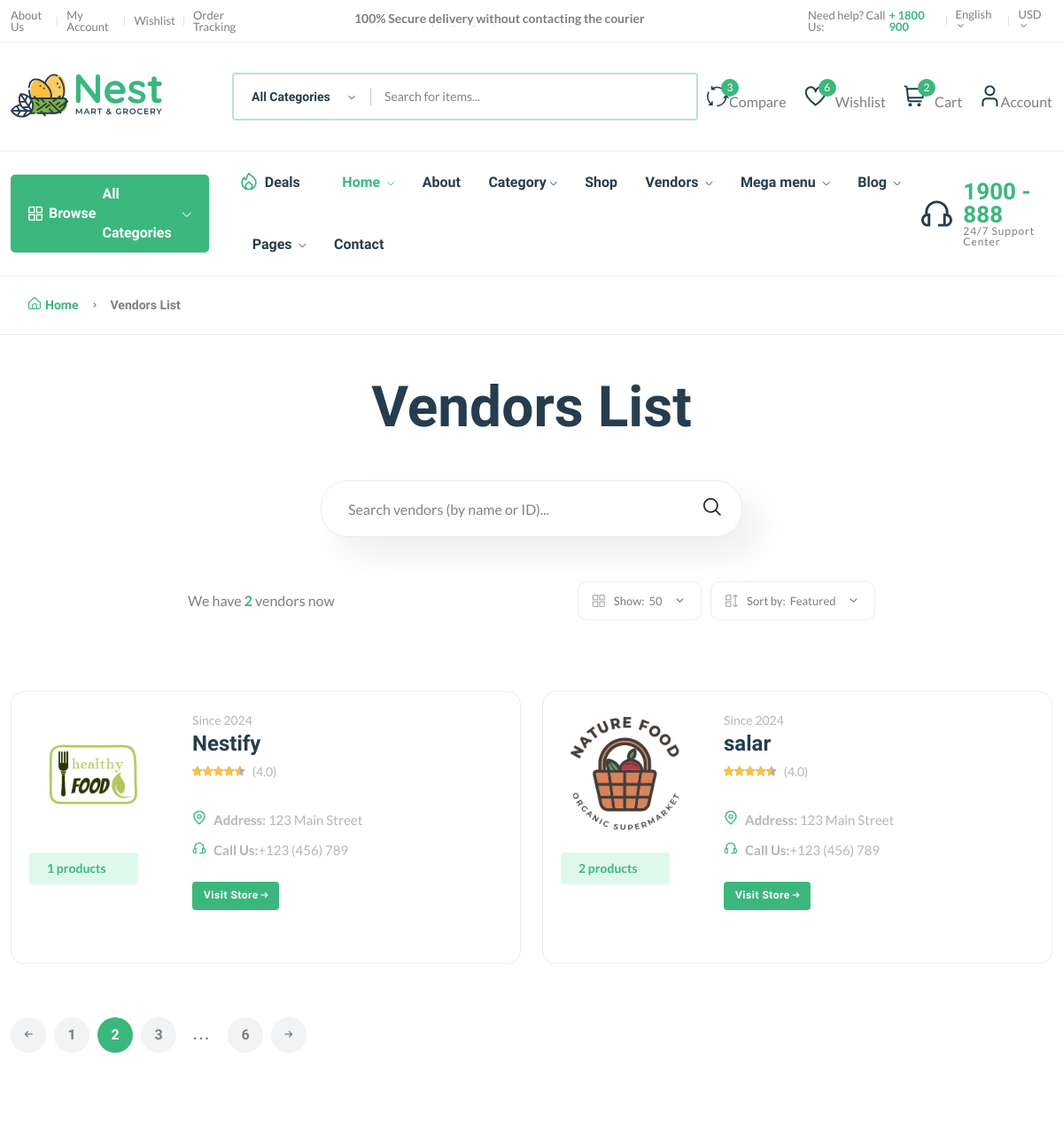
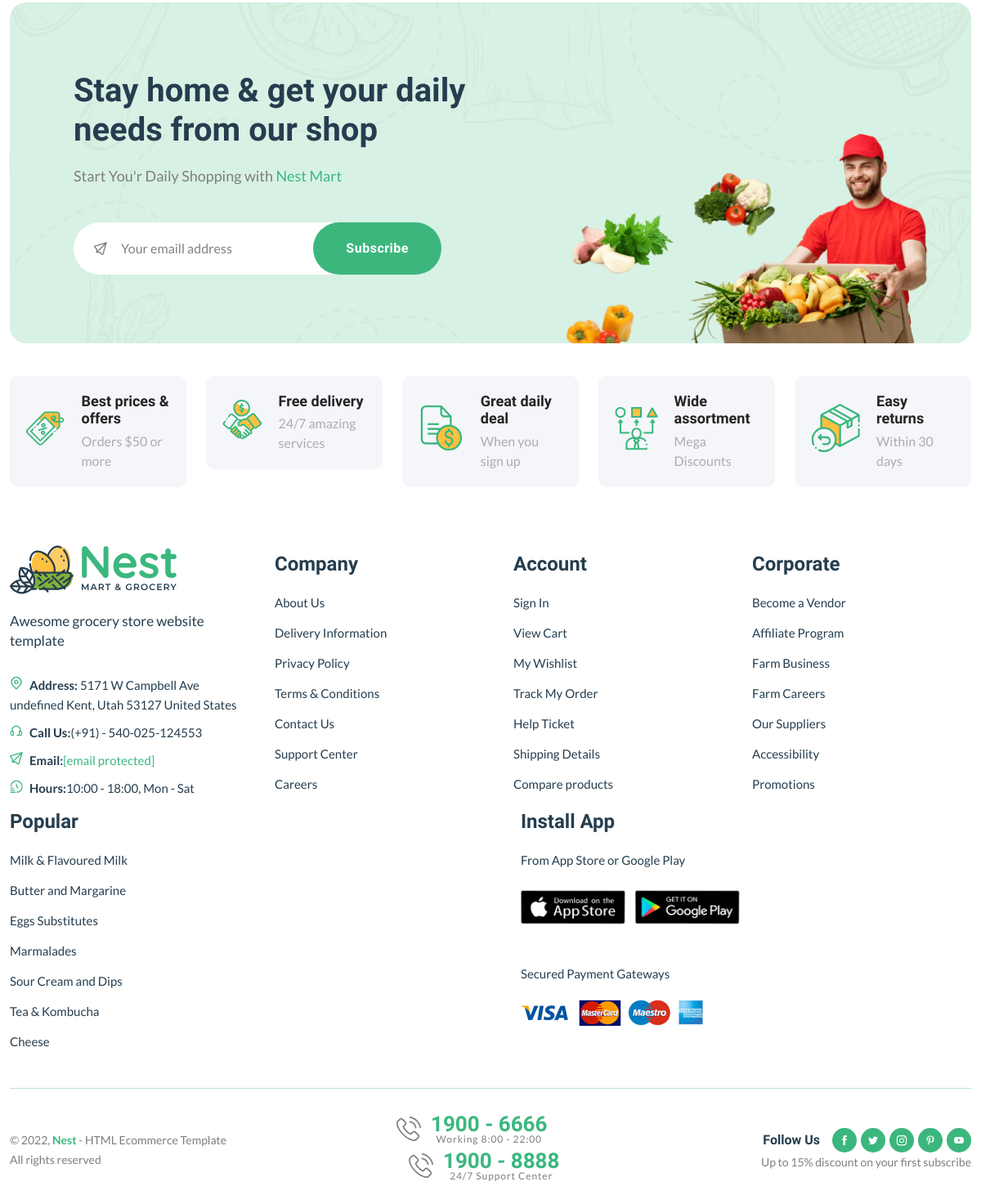
The page /vendors/ (signed in) on the database its author committed (2 pictures, top to bottom).
### core/models.py (models this page shows, shortened)
class Vendor(models.Model):
    vid = ShortUUIDField(unique=True, length=10, max_length=20, prefix="ven", alphabet="abcdefgh12345")
    title = models.CharField(max_length=100, default="Nestify")
    image = models.ImageField(upload_to=user_dir_path, default="vendor.jpg")
    cover_image = models.ImageField(upload_to=user_dir_path, default="vendor.jpg")
    description = models.TextField(null=True, blank=True, default="This is the vendor")
    address = models.CharField(max_length=100, default="123 Main Street")
    contact = models.CharField(max_length=100, default="+123 (456) 789")
    chat_resp_time = models.CharField(max_length=100, default="100")
    shipping_on_time = models.CharField(max_length=100, default="100")
    authentic_rating = models.CharField(max_length=100, default="100")
    days_return = models.CharField(max_length=100, default="100")
    warranty_period = models.CharField(max_length=100, default="100")
    user = models.ForeignKey(User, on_delete=models.SET_NULL, null=True)
    date = models.DateTimeField(auto_now_add=True, null=True, blank=True)
    class Meta:
        verbose_name = "Vendor"
        verbose_name_plural = "Vendors"

### core/views.py (the view)
# urls.py: path("vendors/", views.vendor_list_view, name="vendor_list"),
def vendor_list_view(request):
    vendors = Vendor.objects.all()
    context = {
        'vendors': vendors
    }
    return render(request, "main/core/vendor_list.html", context)

### templates/main/core/vendor_list.html (shortened to what this page needs)
{% extends "main/components/_layout.html" %}
{% load static %}
{% block content %}
    <main class="main pages mb-80">
        <div class="page-header breadcrumb-wrap">
            <div class="container">
                <div class="breadcrumb">
                    <a href="index.html" rel="nofollow"><i class="fi-rs-home mr-5"></i>Home</a>
                    <span></span> Vendors List
                </div>
            </div>
        </div>
        <div class="page-content pt-50">
            <div class="container">
                <div class="archive-header-2 text-center">
                    <h1 class="display-2 mb-50">Vendors List</h1>
                    <div class="row">
                        <div class="col-lg-5 mx-auto">
                            <div class="sidebar-widget-2 widget_search mb-50">
                                <div class="search-form">
                                    <form action="#">
                                        <input type="text" placeholder="Search vendors (by name or ID)..."/>
                                        <button type="submit"><i class="fi-rs-search"></i></button>
                                    </form>
                                </div>
                            </div>
                        </div>
                    </div>
                </div>
                <div class="row mb-50">
                    <div class="col-12 col-lg-8 mx-auto">
                        <div class="shop-product-fillter">
                            <div class="totall-product">
                                <p>We have <strong class="text-brand">{{ vendors.count }}</strong> vendor{{ vendors.count|pluralize }} now</p>
                            </div>
                            <div class="sort-by-product-area">
                                <div class="sort-by-cover mr-10">
                                    <div class="sort-by-product-wrap">
                                        <div class="sort-by">
                                            <span><i class="fi-rs-apps"></i>Show:</span>
                                        </div>
                                        <div class="sort-by-dropdown-wrap">
                                            <span> 50 <i class="fi-rs-angle-small-down"></i></span>
                                        </div>
                                    </div>
                                </div>
                                <div class="sort-by-cover">
                                    <div class="sort-by-product-wrap">
                                        <div class="sort-by">
                                            <span><i class="fi-rs-apps-sort"></i>Sort by:</span>
                                        </div>
                                        <div class="sort-by-dropdown-wrap">
                                            <span> Featured <i class="fi-rs-angle-small-down"></i></span>
                                        </div>
                                    </div>
                                </div>
                            </div>
                        </div>
                    </div>
                </div>
                <div class="row vendor-grid">
                    {% for v in vendors %}
                    <div class="col-lg-6 col-md-6 col-12 col-sm-6">
                        <div class="vendor-wrap style-2 mb-40">
                            <div class="vendor-img-action-wrap">
                                <div class="vendor-img">
                                    <a href="{% url "core:vendor_detail" v.vid %}">
                                        <img class="default-img" src="{{ v.image.url }}"
                                             alt=""/>
                                    </a>
                                </div>
                                <div class="mt-10">
                                    <span class="font-small total-product">{{ v.product.all.count}} products</span>
                                </div>
                            </div>
                            <div class="vendor-content-wrap">
                                <div class="mb-30">
                                    <div class="product-category">
                                        <span class="text-muted">Since {{ v.date|date:"Y" }}</span>
                                    </div>
                                    <h4 class="mb-5"><a href="{% url "core:vendor_detail" v.vid %}">{{ v.title }}</a></h4>
                                    <div class="product-rate-cover">
                                        <div class="product-rate d-inline-block">
                                            <div class="product-rating" style="width: 90%"></div>
                                        </div>
                                        <span class="font-small ml-5 text-muted"> (4.0)</span>
                                    </div>
                                    <div class="vendor-info d-flex justify-content-between align-items-end mt-30">
                                        <ul class="contact-infor text-muted">
                                            <li><img src="{% static 'main/imgs/theme/icons/icon-location.svg' %}"
                                                     alt=""/><strong>Address: </strong> <span>{{ v.address }}</span>
                                            </li>
                                            <li><img src="{% static 'main/imgs/theme/icons/icon-contact.svg' %}"
                                                     alt=""/><strong>Call
                                                Us:</strong><span>{{v.contact}}</span></li>
                                        </ul>
                                    </div>
                                    <br>
                                    <a href="{% url "core:vendor_detail" v.vid %}" class="btn btn-xs">Visit Store <i
                                            class="fi-rs-arrow-small-right"></i></a>
                                </div>
                            </div>
                        </div>
                    </div>
                    {% endfor %}
                </div>
                <div class="pagination-area mt-20 mb-20">
                    <nav aria-label="Page navigation example">
                        <ul class="pagination justify-content-start">
                            <li class="page-item">
                                <a class="page-link" href="#"><i class="fi-rs-arrow-small-left"></i></a>
                            </li>
                            <li class="page-item"><a class="page-link" href="#">1</a></li>
                            <li class="page-item active"><a class="page-link" href="#">2</a></li>
                            <li class="page-item"><a class="page-link" href="#">3</a></li>
                            <li class="page-item"><a class="page-link dot" href="#">...</a></li>
                            <li class="page-item"><a class="page-link" href="#">6</a></li>
                            <li class="page-item">
                                <a class="page-link" href="#"><i class="fi-rs-arrow-small-right"></i></a>
                            </li>
                        </ul>
                    </nav>
                </div>
            </div>
        </div>
    </main>
{% endblock %}

### rows shown on the page
Vendor: image (picture), product.all.count "1", date "2024", title "Nestify", address "123 Main Street", contact "+123 (456) 789"
Vendor: image (picture), product.all.count "2", date "2024", title "salar", address "123 Main Street", contact "+123 (456) 789"

### other values the page prints
{{ vendors.count }} "2"
